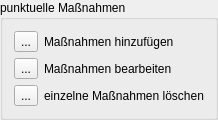
         <widget class="QGroupBox" name="groupBox_10">
          <property name="title">
           <string>punktuelle Maßnahmen</string>
          </property>
          <layout class="QGridLayout" name="gridLayout_15">
           <item row="1" column="0">
            <widget class="QToolButton" name="toolButton_31">
             <property name="text">
              <string>...</string>
             </property>
            </widget>
           </item>
           <item row="2" column="3">
            <widget class="QLabel" name="label_52">
             <property name="text">
              <string>Maßnahmen bearbeiten</string>
             </property>
            </widget>
           </item>
           <item row="2" column="0">
            <widget class="QToolButton" name="toolButton_32">
             <property name="text">
              <string>...</string>
             </property>
            </widget>
           </item>
           <item row="1" column="3">
            <widget class="QLabel" name="label_51">
             <property name="text">
              <string>Maßnahmen hinzufügen</string>
             </property>
            </widget>
           </item>
           <item row="3" column="3">
            <widget class="QLabel" name="label_53">
             <property name="text">
              <string>einzelne Maßnahmen löschen</string>
             </property>
            </widget>
           </item>
           <item row="3" column="0">
            <widget class="QToolButton" name="toolButton_33">
             <property name="text">
              <string>...</string>
             </property>
            </widget>
           </item>
          </layout>
         </widget>
